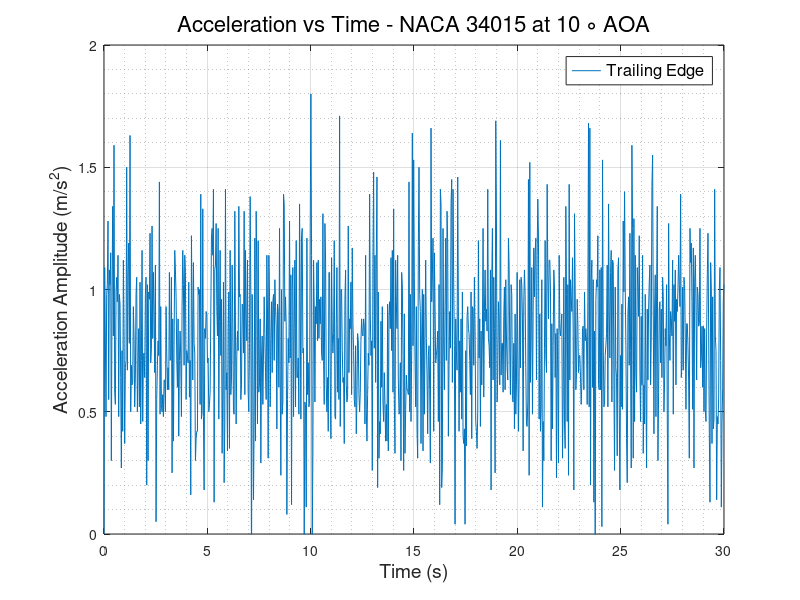
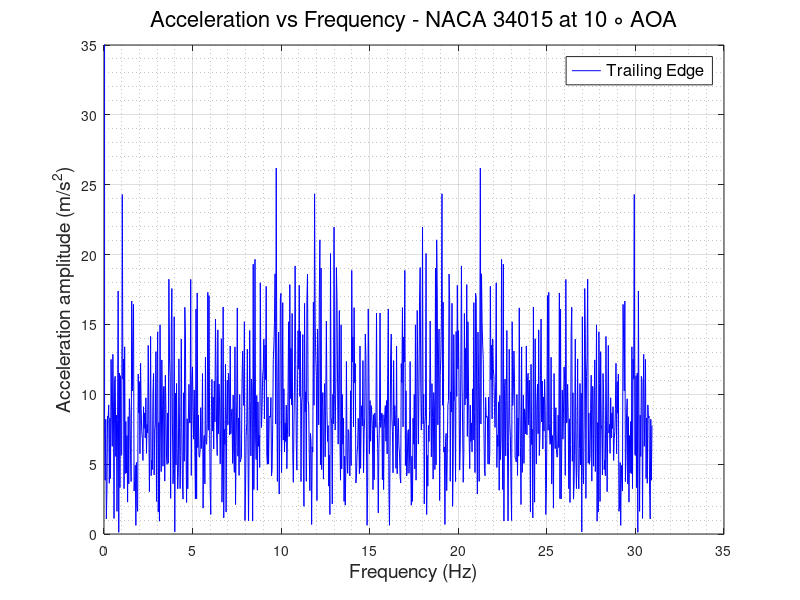

Here is the MATLAB script that generated these plots, in order:
clc
clear
close all
%% READING ACCELEROMETER DATA and defining Variables
                        % TRAILING EDGE %
data   = xlsread('TE_800rpm.csv');
TE_time   = data(:,1);
TE_X_acc  = data(:,2);
TE_Y_acc  = data(:,3);
TE_Z_acc  = data(:,4);
TE_R_acc  = sqrt(TE_X_acc.^2 + TE_Y_acc.^2 + TE_Z_acc.^2);
% plot(TE_time,TE_R_acc)
N      = numel(TE_time);
Ts     = abs(diff(TE_time(1:2)));
fs     = 1/Ts;
f_axis = [0:N-1]*fs/N;
A_freq_TE = fft(TE_Z_acc);
figure(1)
plot(TE_time, TE_Z_acc)
grid on
grid minor
xlabel('Time (s)','FontSize',14,'FontWeight','normal')
ylabel('Acceleration Amplitude (m/s^2)','FontSize',14,'FontWeight','normal')
legend ('Trailing Edge','FontSize',12,'FontWeight','normal')
title('Acceleration vs Time - NACA 34015 at 10 \circ AOA','FontSize',16,'FontWeight','normal')
ylim([0 2])
figure(2)
plot(f_axis,abs(A_freq_TE),'-b','LineWidth',0.5)
grid on 
grid minor
ylabel('Acceleration amplitude (m/s^2)','FontSize',14,'FontWeight','normal')
xlabel('Frequency (Hz)','FontSize',14,'FontWeight','normal')
ylim([0 35])
legend ('Trailing Edge','FontSize',12,'FontWeight','normal')
title('Acceleration vs Frequency - NACA 34015 at 10 \circ AOA','FontSize',16,'FontWeight','normal')
